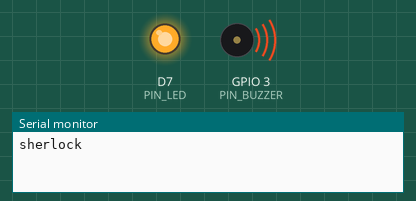
Recording of a sketch running on a simulated ESP8266 (NodeMCU). On the bench: output pins drawn as LEDs (lit = HIGH), buzzer (waves = sounding), the last lines printed to the serial monitor.

Above: at 2.91 s.
At 14.7 s:
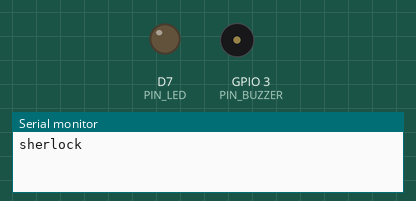
At 23.68 s:
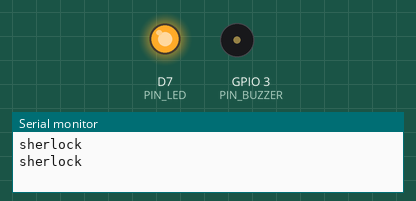
At 36.4 s:
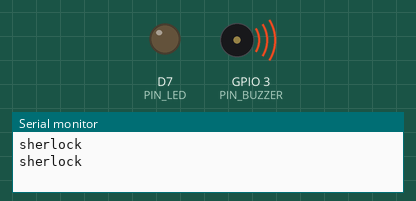
Timing chart, 0 to 40.0 s (numbered marks = the images above):
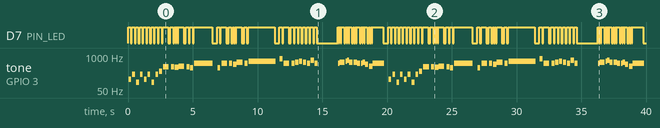

The sketch:

notes.ino
```cpp
/* -*- c -*- */
/*
 * Arduino Tunes with piezo buzzer and PWM.
 *
 * Connect the positive side of the buzzer to pin 3, then the negative
 * side to a 300 Ohm resistor.
 * Connect the other side of the resistor to ground (GND) pin
 * on the Arduino.
 *
 * Based on the code by Dipto Pratyaksa.
 * Rewritten by Valery V. Vorotyntsev.
 *
 * TODO:
 *   - Reduce memory footprint by using bit fields for struct Note.
 *   - Use PROGMEM.
 *   - Get a second buzzer to play bass notes on.
 *
 * References:
 *   0. http://www.mariopiano.com/mario-sheet-music-overworld-main-theme.html
 *   1. http://www.princetronics.com/supermariothemesong/
 *   2. http://www.linuxcircle.com/2013/03/31/playing-mario-bros-tune-with-arduino-and-piezo-buzzer/
 */

#define __ASSERT_USE_STDERR
#include <assert.h> /* defines assert(); uses __assert() defined below */
#include "notes.h"

#define ARRAY_SIZE(a) (sizeof(a) / sizeof(a[0]))

enum {
	PIN_BUZZER = 3,
	PIN_LED    = 13,
};

enum Note_Type {
	NT_NOTE,
	NT_REST,
	NT_MM /**< metronome mark */
};

/** Default metronome mark, crotchets per minute. */
enum { DEFAULT_MM = 120 };

/** The duration of the whole note, miliseconds. */
static unsigned int whole_note;

struct Note {
	enum Note_Type n_type;
	/** See enum Note_Freq for values. */
	unsigned int n_frequency;
	/**
	 * Inverted note value.
	 *
	 * 1 - whole (semibreve),
	 * 2 - half (minim),
	 * 4 - quarter (crotchet),
	 * 8 - eighth (quaver),
	 * etc.
	 *
	 * If .n_type == NT_MM, then .n_value specifies the number
	 * of crotchets per minute.
	 */
	unsigned int n_value;
	/** Whether to "join" this note with the next one. */
	bool n_slur;
};

static bool note_invariant(const struct Note *note)
{
	return note != NULL &&
		(note->n_type >= NT_NOTE && note->n_type <= NT_MM) &&
		note->n_value != 0 &&
		/* only NOTEs can have .n_slur set */
		(!note->n_slur || note->n_type == NT_NOTE) &&
		/* only NOTEs can have non-zero .n_frequency */
		(note->n_frequency == 0 || note->n_type == NT_NOTE);
}

#define n(pitch, value)  { NT_NOTE, NOTE_ ## pitch, (value), false }
#define ns(pitch, value) { NT_NOTE, NOTE_ ## pitch, (value), true }
#define r(value)         { NT_REST, 0, (value), false }
#define mm(value)        { NT_MM, 0, (value), false }

/* https://en.wikipedia.org/wiki/Note_value */
static unsigned int dot(unsigned int inverted_value)
{
	/* Add 1 to compensate for integer division. */
	return (inverted_value + 1) * 2 / 3;
}

/* https://youtu.be/P5L6Qgmcjfw */
static const struct Note sherlock[] = {
	mm(200),
#define XXX_LEFTY 1
#if XXX_LEFTY
	n(C3,4), n(G3,4), n(G2,4), n(G3,4),
	n(C3,4), n(G3,4), n(G2,4), n(G3,4),
#else
	r(1),
	r(1),
#endif
	n(C4,4), n(G4,2), n(G4,4),
	n(FS4,8), n(G4,8), n(GS4,2), n(G4,4),
	n(F4,4), ns(C5,dot(2)),
	n(C5,1),

	n(F4,4), n(C5,2), n(C5,4),
	n(B4,8), n(C5,8), n(D5,2), n(C5,4),
	ns(DS5,1),
	n(DS5,1),
	n(G5,4), n(C5,2), n(C5,4),
	n(D5,4), n(DS5,4), n(D5,4), n(C5,4),

	n(F5,4), n(C5,4), r(2),
	r(2), r(4), n(C5,8), n(D5,8),
	n(DS5,4), n(DS5,8), n(F5,8), n(D5,4), n(D5,8), n(DS5,8),

	n(C5,4), n(C5,8), n(D5,8), n(B4,4), n(GS4,8), n(G4,8),
	n(C5,1),
};

#if 0 /* XXX -------------------------------------------------------- */
static struct Note mario_overworld[] = {
	mm(400), // XXX Not sure about this.
	n(E5,4), n(E5,4), r(4), n(E5,4), r(4), n(C5,4), n(E5,4), r(4),
	n(G5,4), r(4), r(4), r(4), n(G4,4), r(4), r(4), r(4),
	n(C5,4), r(4), r(4), n(G4,4), r(4), r(4), n(E4,4), r(4),
	r(4), n(A4,4), r(4), n(B4,4), r(4), n(AS4,4), n(A4,4), r(4),
	n(G4,3), n(E5,3), n(G5,3), n(A5,4), r(4), n(F5,4), n(G5,4),
	r(4), n(E5,4), r(4), n(C5,4), n(D5,4), n(B4,4), r(4), r(4),
	n(C5,4), r(4), r(4), n(G4,4), r(4), r(4), n(E4,4), r(4),
	r(4), n(A4,4), r(4), n(B4,4), r(4), n(AS4,4), n(A4,4), r(4),
	n(G4,3), n(E5,3), n(G5,3), n(A5,4), r(4), n(F5,4), n(G5,4),
	r(4), n(E5,4), r(4), n(C5,4), n(D5,4), n(B4,4), r(4), r(4)
};

static struct Note mario_underworld[] = {
	{ NOTE_C4, 12 }, { NOTE_C5, 12 }, { NOTE_A3, 12 }, { NOTE_A4, 12 },
	{ NOTE_AS3, 12 }, { NOTE_AS4, 12 }, { 0, 6 },
	{ 0, 3 },
	{ NOTE_C4, 12 }, { NOTE_C5, 12 }, { NOTE_A3, 12 }, { NOTE_A4, 12 },
	{ NOTE_AS3, 12 }, { NOTE_AS4, 12 }, { 0, 6 },
	{ 0, 3 },
	{ NOTE_F3, 12 }, { NOTE_F4, 12 }, { NOTE_D3, 12 }, { NOTE_D4, 12 },
	{ NOTE_DS3, 12 }, { NOTE_DS4, 12 }, { 0, 6 },
	{ 0, 3 },
	{ NOTE_F3, 12 }, { NOTE_F4, 12 }, { NOTE_D3, 12 }, { NOTE_D4, 12 },
	{ NOTE_DS3, 12 }, { NOTE_DS4, 12 }, { 0, 6 },
	{ 0, 6 }, { NOTE_DS4, 18 }, { NOTE_CS4, 18 }, { NOTE_D4, 18 },
	{ NOTE_CS4, 6 }, { NOTE_DS4, 6 },
	{ NOTE_DS4, 6 }, { NOTE_GS3, 6 },
	{ NOTE_G3, 6 }, { NOTE_CS4, 6 },
	{ NOTE_C4, 18 }, { NOTE_FS4, 18 }, { NOTE_F4, 18 },
	{ NOTE_E3, 18 }, { NOTE_AS4, 18 }, { NOTE_A4, 18 },
	{ NOTE_GS4, 10 }, { NOTE_DS4, 10 }, { NOTE_B3, 10 },
	{ NOTE_AS3, 10 }, { NOTE_A3, 10 }, { NOTE_GS3, 10 },
	{ 0, 3 }, { 0, 3 }, { 0, 3 },
};

static struct Note mario_death[] = {
	{ NOTE_C5, 24 }, { NOTE_CS5, 24 }, { NOTE_D5, 36 }, { 0, 12 }, { 0, 6 },
	{ NOTE_B4, 12 }, { NOTE_F5, 12 }, { 0, 12 }, { NOTE_F5, 12 },
	{ NOTE_F5, 9 }, { NOTE_E5, 9 }, { NOTE_D5, 9 },
	{ NOTE_C5, 12 }, { NOTE_E4, 12 }, { 0, 12 }, { NOTE_E4, 12 },
	{ NOTE_C4, 12 }, { 0, 12 }, { 0, 6 },
};

/* http://www.8notes.com/scores/1110.asp */
static struct Note happy_birthday[] = {
	n(C4,dot(8)), n(C4,16),
	n(D4,4), n(C4,4), n(F4,4),
	n(E4,2), n(C4,dot(8)), n(C4,16),
	n(D4,4), n(C4,4), n(G4,4),
	n(F4,2), n(C4,dot(8)), n(C4,16),

	n(C5,4), n(A4,4), n(F4,4),
	n(E4,4), n(D4,4), n(AS4,dot(8)), n(AS4,16),
	n(A4,4), n(F4,4), n(G4,4),
	n(F4,dot(2)),
};

/* https://youtu.be/xAMsLDQi2b0 */
static struct Note monkey_island_intro[] = {
	mm(120),
	ns(E4,16), ns(B4,16), ns(E5,16), ns(FS5,16), ns(FS5,dot(2)), n(FS5,1),
	ns(E6,16), ns(B5,16), ns(G5,16), ns(FS5,16), n(FS5,2), n(D5,4),
	n(E5,4), n(FS5,4), n(D5,4), n(E5,4),
	n(B4,2), ns(G3,4), ns(A3,4),

	ns(B3,1),
	ns(D4,2), ns(CS4,2),
	ns(D4,2), ns(E4,2),
	ns(F4,4), ns(G4,4), ns(A4,2),
	ns(B4,2), n(D5,2),
	mm(88),
	n(E3,16), ns(E4,16), ns(G4,16), n(E4,16), ns(B4,16), ns(G4,16), n(E4,8), n(D3,16), ns(D4,16), ns(F4,16), n(D4,16),
	n(E3,16), ns(E4,16), ns(G4,16), n(E4,16), ns(B4,16), ns(G4,16), n(E4,8), n(D3,16), ns(D4,16), ns(F4,16), n(D4,16), n(E3,16), ns(E4,16), ns(G4,16), n(E4,16),
	n(E5,8), ns(E5,16), ns(G5,16), ns(FS5,16), n(E5,16), n(D5,8), n(E5,4), r(4), n(D5,8),
	ns(D5,16), ns(C5,16), ns(B4,16), ns(D5,16), n(C5,dot(8)), n(C5,dot(8)), n(B4,4), r(4), n(E5,dot(8)),

	n(E5,dot(8)), ns(G5,16), ns(FS5,16), ns(E5,16), n(D5,8), ns(E5,4), n(E5,dot(8)), n(FS5,16),
	n(G5,dot(8)), n(G5,dot(8)), n(A5,4), n(FS5,dot(8)), ns(G5,16), ns(FS5,16), ns(E5,16), ns(D5,16), ns(FS5,16),
	n(G5,dot(8)), n(G5,dot(8)), n(FS5,4), n(E5,dot(8)), ns(G5,16), ns(FS5,16), ns(E5,16), ns(D5,16), ns(FS5,16),

	n(G5,dot(8)), n(G5,dot(8)), n(FS5,4), n(E5,dot(8)), ns(G5,16), ns(FS5,16), ns(E5,16), ns(D5,8),
	n(E5,dot(8)), n(E5,dot(8)), n(E5,dot(4)), n(E5,8), ns(D5,16), ns(C5,16), ns(B4,16), ns(D5,16), n(C5,dot(8)), n(C5,dot(8)),
	n(B4,4), r(4), r(4),
	r(4), r(4), n(B4,8), n(D5,8),

	ns(C6,8), n(G5,8), n(G5,4), ns(C6,16), ns(B5,16), ns(A5,16), ns(C6,16),
	ns(B5,8), n(G5,8), n(G5,dot(4)), n(B4,4), n(G5,8),
	ns(A5,8), n(D5,8), n(D5,dot(8)), ns(A5,16), ns(B5,16), ns(A5,16), ns(G5,16), n(A5,16),

	ns(B5,8), n(G5,dot(8)), ns(G5,8), n(E5,dot(8)), n(E5,4), n(F4,8), n(G4,8),
	ns(A4,16), ns(F4,16), ns(C5,16), ns(A4,16), ns(F5,16), ns(C5,16), ns(A5,16), ns(F5,16), ns(C5,16), ns(A4,16), ns(F5,16), ns(C5,16), ns(A5,16), ns(F5,16), ns(C6,16), n(F6,16),
	ns(G5,8), n(E5,dot(8)), n(E5,dot(8)), n(G5,16), n(FS5,dot(8)), n(G5,dot(8)), n(FS5,16), n(G5,16), n(E5,16), n(G5,16),

	r(16), ns(C4,16), ns(G4,16), ns(DS4,16), ns(C5,16), ns(G4,16), ns(C5,16), ns(DS5,16), r(16), ns(G4,16), ns(E5,16), ns(C5,16), ns(G5,16), ns(E5,16), ns(G5,16), n(C6,16),
	r(8), n(FS5,dot(8)), n(FS5,dot(8)), n(FS5,16), n(E5,dot(8)), n(FS5,dot(8)), n(E5,16), n(FS5,16), n(D5,8),
	n(E5,dot(8)), ns(E5,16), ns(G5,16), ns(FS5,16), ns(E5,16), n(D5,dot(8)), n(E5,4), r(8), n(D5,8),
	/* XXX WIP */
};
#endif /* XXX ------------------------------------------------------- */

#undef mm
#undef r
#undef s
#undef n

static void _play(const struct Note *score, size_t score_len, const char *name)
{
	const struct Note *note;
	unsigned int duration;

	whole_note = 240000 / DEFAULT_MM;
	if (name != NULL)
		Serial.println(name);
	for (size_t i = 0; i < score_len; ++i) {
		note = &score[i];
		assert(note_invariant(note));
		if (note->n_type == NT_MM) {
			/* MM * t/4 = 60s ==> t = 240s / MM */
			whole_note = 240000 / note->n_value;
			continue;
		}
		duration = whole_note / note->n_value;
		if (note->n_type == NT_REST) {
			delay(duration);
			continue;
		}
		assert(note->n_type == NT_NOTE);
		if (note->n_slur) {
			buzz(note->n_frequency, duration);
		} else {
			buzz(note->n_frequency, 0.7 * duration);
			delay(0.3 * duration); /* pause between notes */
		}
	}
}
#define play(score) _play(score, ARRAY_SIZE(score), #score)

/*
 * `frequency' is the number of cycles per second.
 * `duration' is measured in miliseconds.
 */
static void buzz(long frequency, long duration)
{
	assert(frequency != 0);
	digitalWrite(PIN_LED, HIGH);
	/*
	 * Delay between transitions =
	 * 1 second's worth of microseconds / frequency / 2,
	 * where 2 is number of phases (HIGH and LOW) per cycle.
	 */
	long delay = 1000000 / frequency / 2;
	long ncycles = frequency * duration / 1000;
	for (long i = 0; i < ncycles; i++) {
		digitalWrite(PIN_BUZZER, HIGH);
		delayMicroseconds(delay);
		digitalWrite(PIN_BUZZER, LOW);
		delayMicroseconds(delay);
	}
	digitalWrite(PIN_LED, LOW);
}

/** Handle diagnostic informations given by assertion and abort program. */
void __assert(const char *__func, const char *__file, int __lineno,
	      const char *__sexp)
{
	Serial.print(__file);
	Serial.print(':');
	Serial.print(__lineno, DEC);
	Serial.print(" (");
	Serial.print(__func);
	Serial.print("): ");
	Serial.println(__sexp);
	Serial.flush();
	abort();
}

void setup(void)
{
	pinMode(PIN_BUZZER, OUTPUT);
	pinMode(PIN_LED, OUTPUT);
	Serial.begin(9600);
}

void loop()
{
	/* play(mario_overworld); */
	/* play(mario_underworld); */
	/* play(mario_death); */
	play(sherlock);
	/* play(happy_birthday); */
	/* play(monkey_island_intro); */
}
```

notes.h
```cpp
/*
 * References:
 *   - http://www.phy.mtu.edu/~suits/notefreqs.html
 *   - https://en.wikipedia.org/wiki/Scientific_pitch_notation#Table_of_note_frequencies
 *   - http://soundcalledmusic.com/scientific-pitch-notation/
 */
enum Note_Freq {
	NOTE_B0  = 31,
	NOTE_C1  = 33,
	NOTE_CS1 = 35,
	NOTE_D1  = 37,
	NOTE_DS1 = 39,
	NOTE_E1  = 41,
	NOTE_F1  = 44,
	NOTE_FS1 = 46,
	NOTE_G1  = 49,
	NOTE_GS1 = 52,
	NOTE_A1  = 55,
	NOTE_AS1 = 58,
	NOTE_B1  = 62,
	NOTE_C2  = 65,
	NOTE_CS2 = 69,
	NOTE_D2  = 73,
	NOTE_DS2 = 78,
	NOTE_E2  = 82,
	NOTE_F2  = 87,
	NOTE_FS2 = 93,
	NOTE_G2  = 98,
	NOTE_GS2 = 104,
	NOTE_A2  = 110,
	NOTE_AS2 = 117,
	NOTE_B2  = 123,
	NOTE_C3  = 131,
	NOTE_CS3 = 139,
	NOTE_D3  = 147,
	NOTE_DS3 = 156,
	NOTE_E3  = 165,
	NOTE_F3  = 175,
	NOTE_FS3 = 185,
	NOTE_G3  = 196,
	NOTE_GS3 = 208,
	NOTE_A3  = 220,
	NOTE_AS3 = 233,
	NOTE_B3  = 247,
	NOTE_C4  = 262,
	NOTE_CS4 = 277,
	NOTE_D4  = 294,
	NOTE_DS4 = 311,
	NOTE_E4  = 330,
	NOTE_F4  = 349,
	NOTE_FS4 = 370,
	NOTE_G4  = 392,
	NOTE_GS4 = 415,
	NOTE_A4  = 440,
	NOTE_AS4 = 466,
	NOTE_B4  = 494,
	NOTE_C5  = 523,
	NOTE_CS5 = 554,
	NOTE_D5  = 587,
	NOTE_DS5 = 622,
	NOTE_E5  = 659,
	NOTE_F5  = 698,
	NOTE_FS5 = 740,
	NOTE_G5  = 784,
	NOTE_GS5 = 831,
	NOTE_A5  = 880,
	NOTE_AS5 = 932,
	NOTE_B5  = 988,
	NOTE_C6  = 1047,
	NOTE_CS6 = 1109,
	NOTE_D6  = 1175,
	NOTE_DS6 = 1245,
	NOTE_E6  = 1319,
	NOTE_F6  = 1397,
	NOTE_FS6 = 1480,
	NOTE_G6  = 1568,
	NOTE_GS6 = 1661,
	NOTE_A6  = 1760,
	NOTE_AS6 = 1865,
	NOTE_B6  = 1976,
	NOTE_C7  = 2093,
	NOTE_CS7 = 2217,
	NOTE_D7  = 2349,
	NOTE_DS7 = 2489,
	NOTE_E7  = 2637,
	NOTE_F7  = 2794,
	NOTE_FS7 = 2960,
	NOTE_G7  = 3136,
	NOTE_GS7 = 3322,
	NOTE_A7  = 3520,
	NOTE_AS7 = 3729,
	NOTE_B7  = 3951,
	NOTE_C8  = 4186,
	NOTE_CS8 = 4435,
	NOTE_D8  = 4699,
	NOTE_DS8 = 4978,
};
```

Measured:
- by itself, D7 (PIN_LED): LOW → HIGH at 0.00 s, → LOW 0.21 s later, → HIGH 0.09 s later, → LOW 0.21 s later, … (196 changes in this stretch)
- by itself, tone on GPIO 3 (PIN_BUZZER): plays 131 Hz for 0.20 s, 196 Hz for 0.20 s, 98 Hz for 0.20 s, 196 Hz for 0.20 s, 131 Hz for 0.20 s, 196 Hz for 0.20 s … (88 notes in this stretch)
